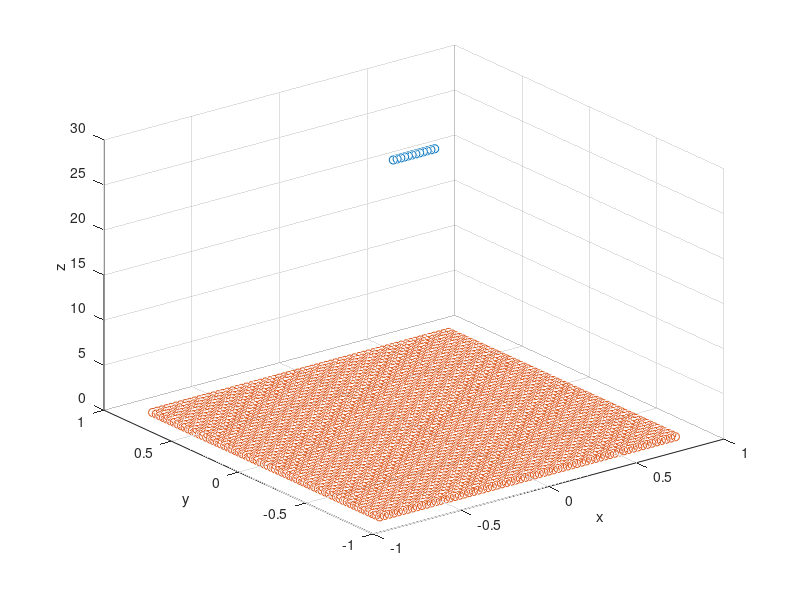

This chart was generated by the following MATLAB code: (Note: this script raises an error after producing the figure.)
clear;
%% Parameters 

NR = 12;    % number of antennas in rx
NF = 64; %rows in RIS
NC = 64; %columns in RIS
f = 28e9;   % frequency of operation
c = 299792458; %speed of light
lambda = c/f;   %wavelength
kl = 2*pi/lambda; %wave number

N = NF*NC; %elements in RIS
d = 2.5*lambda; % patch to patch distance in RIS
dRx = 2*lambda; % antenna distance in RX
%% Coordinates
D = 30;
% RX coordinates matrix (RX elements)
    RX_center = [0 0 D];
    AntenasRx = zeros(NR,1,3); %NRx3 
    %place elements at (x,0,D)
    AntenasRx(:,1,3) = D; % same z coordinate
    AntenasRx(:,1,1) = (-(NR-1)/2*dRx:dRx:(NR-1)/2*dRx).'; 
    scatter3(AntenasRx(:,1,1), AntenasRx(:,1,2), AntenasRx(:,1,3))
    hold on

% RIS coordinates matrix (N elements)
    RIS_center = [0 0 0];
    RIS = zeros(NF, NC, 3); % NFxNCx3
    RIS(:,:,1) = repmat(-(NC-1)/2*d:d:(NC-1)/2*d,NF,1);
    RIS(:,:,2) = repmat((-(NF-1)/2*d:d:(NF-1)/2*d).',1,NC);
    scatter3(reshape(RIS(:,:,1),1,[]), reshape(RIS(:,:,2),1,[]), reshape(RIS(:,:,3),1,[])) % function rectangle to see full RIS
    xlabel('x') 
    ylabel('y')
    zlabel('z')
    hold off
%% Fields
    %Calcul matriu Distancies, Azimut i elevació de element i-essim respecte
    %recetptor i-essim de AntenasRx. 
    r = zeros(NR,N);
    azimuth = zeros(NR,N);
    elevation = zeros(NR,N);
    %faseAntena = zeros(NR, N);eTx = zeros(N*NR,3);
    %DirectivitatRx = zeros(NR, N);
    %faseAntenaRx = zeros(NR, N);
    %eRx = zeros(N*NR,3);
    Antenna = patchMicrostrip('Height' ,9.9931e-05,...
                            'Length',0.0048, ...
                            'Width',0.0062,...
                            'GroundPlaneLength', 0.0100, ...
                            'GroundPlaneWidth', 0.0100,... 
                            'PatchCenterOffset', [0 0],...
                            'FeedOffset', [0.0010 0],...
                            'Load', lumpedElement, ...
                            'Tilt',[90],...
                            'TiltAxis',[0 0 1] );
    antRx = dipole('Length', 0.0046967 , ...
                    'Width', 9.9931e-05, ...
                    'Tilt',90,...
                    'TiltAxis',[1 0 0]);
    %H = zeros(NR,N);
    H_near = zeros(NR,N);
    H_far = ones(NR,N);
    %cte = (4*pi)/lambda; 
%%
    RIS_vector = zeros(N,1,3);
    RIS_vector(:,1,1) = reshape(RIS(:,:,1),N,1);
    RIS_vector(:,1,2) = reshape(RIS(:,:,2),N,1);
    RIS_vector(:,1,3) = reshape(RIS(:,:,3),N,1);
    for m = 1:NR
        for n=1:N
            %X = ['Step --> ', 'RX: ', num2str(m) , ' RIS ', num2str(n)];
            %disp(X)
            vec_dif = reshape(AntenasRx(m,1,:)-RIS_vector(n,1,:), 3,1);
            [azimuth(m,n),elevation(m,n),r(m,n)] = cart2sph(vec_dif(1),vec_dif(2),vec_dif(3));
            %[eT, hTx] = EHfields(Antenna,f,vec_dif);
            %[eR, hRx] = EHfields(antRx,frx,(-vec_dif));
            fase2 = exp(1i*kl.*r(m,n));%en contrafase per treure una de les dos de la polaritzacio
            %H(m,n) = cte.*r(m,n).* fase2.*(eT.'*eR);
            H_near(m,n) = 1/r(m,n)*conj(fase2);
        end
    end
    H_far = 1/D*exp(-1i*kl.*D)*H_far;
    %filename = 'H_' + string(N) + 'x' + string(NR)+'_D' + string(D);
    %nom_corba = replace(nom_corba,'.',',');
    %save(filename,'H_0');
%end
 %S = svd(H);
% S=S/max(S);
% 
S_near = svd(H_near);
S_near=S_near/max(S_near);
S_far = svd(H_far);
S_far = S_far/max(S_far);
% 
[S_near S_far]

